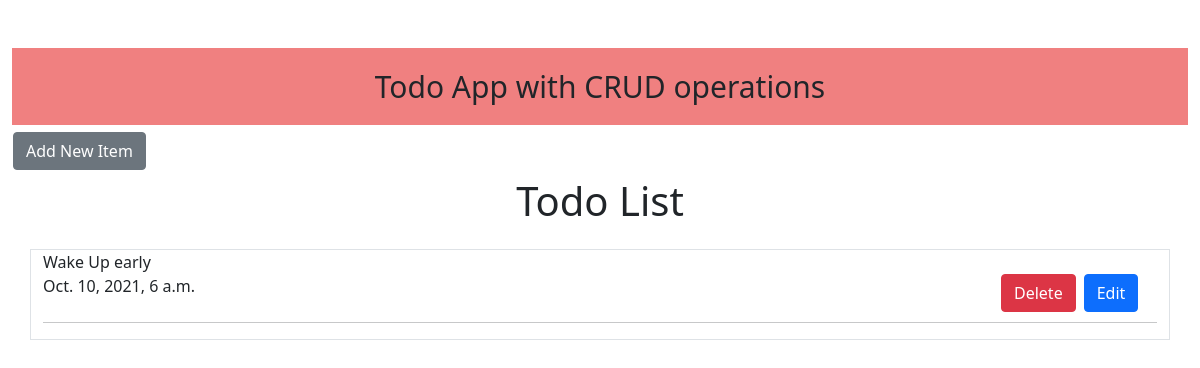
Before: / with the older database file.
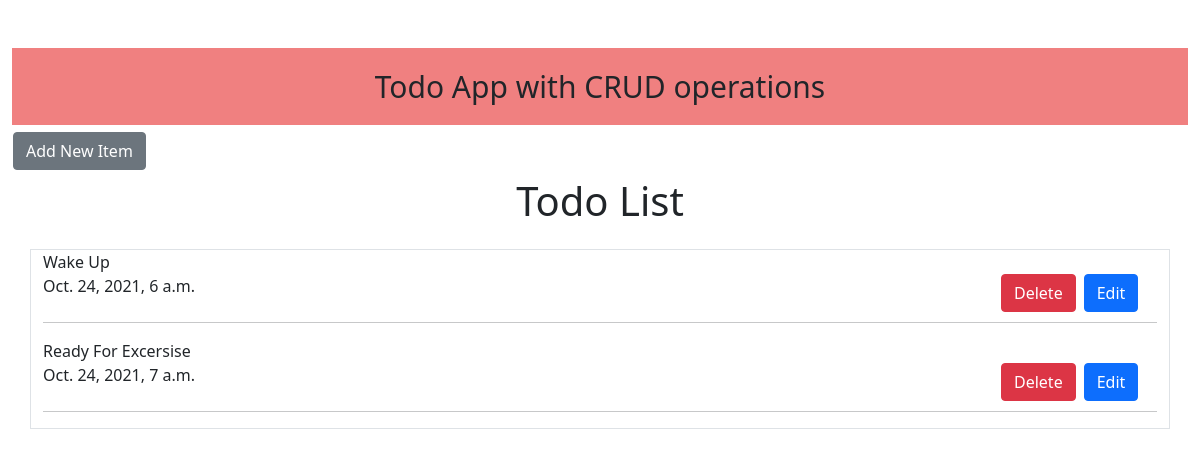
After: the same page with the newer database file.
### todoList/models.py (models this page shows, shortened)
class todoList(models.Model):
    title=models.CharField(max_length=100)
    date=models.DateTimeField(default=timezone.now)

### todoList/views.py (the view)
# urls.py: path('',index),
def index(request):
    todo_list=todoList.objects.order_by('date')
    if request.method =="POST":
        form=todoForm(request.POST)
        if form.is_valid():
            form.save()
    form=todoForm()
    context={
        'form':form,
        'items':todo_list
    }
    return render(request,'home.html',context)

### templates/home.html (shortened to what this page needs)
<!DOCTYPE html>
<html lang="en">
  <head>
    <link
      href="https://cdn.jsdelivr.net/npm/bootstrap@5.0.2/dist/css/bootstrap.min.css"
      rel="stylesheet"
    />
  </head>
  <body>
    <div class="container-fluid">
      <div class="main mt-5">
        <div class="head text-center py-3">Todo App with CRUD operations</div>
      </div>
    </div>
    <div class="btn">
      <a href="/add" class="btn btn-secondary">Add New Item</a>
    </div>
    <section id="main">
      <div class="container">
        <div class="text-center">
          <h1>Todo List</h1>
        </div>
        <div class="row">
          <div class="list-items col-lg-12 col-sm-12 mt-3 border">
            {% for item in items %} {{item.title}}<br />
            {{item.date}}
            <div class="buttons">
              <div class="del-btn">
                <a href="/del/{{item.id}}" class="btn btn-danger">Delete</a>
              </div>
              <div class="edit-btn">
                <a href="/edit/{{item.id}}" class="btn btn-primary">Edit</a>
              </div>
            </div>
            <div class="divider mt-4">
              <hr class="dashed" />
            </div>
            {% endfor %}
          </div>
        </div>
      </div>
    </section>
  </body>
</html>

### templates/home.html (style rules this page uses)
a.btn.btn-primary { margin: 0px 4px; }
a.btn.btn-danger { margin: 0px 4px; }
.buttons { display: flex; width: 160px; float: right; }
.main { background-color: lightcoral; font-size: 30px; }

Changed rows visible on the page:
removed todoList: title "Wake Up early", date "Oct. 10, 2021, 6 a.m."
added todoList: title "Wake Up", date "Oct. 24, 2021, 6 a.m."
added todoList: title "Ready For Excersise", date "Oct. 24, 2021, 7 a.m."
